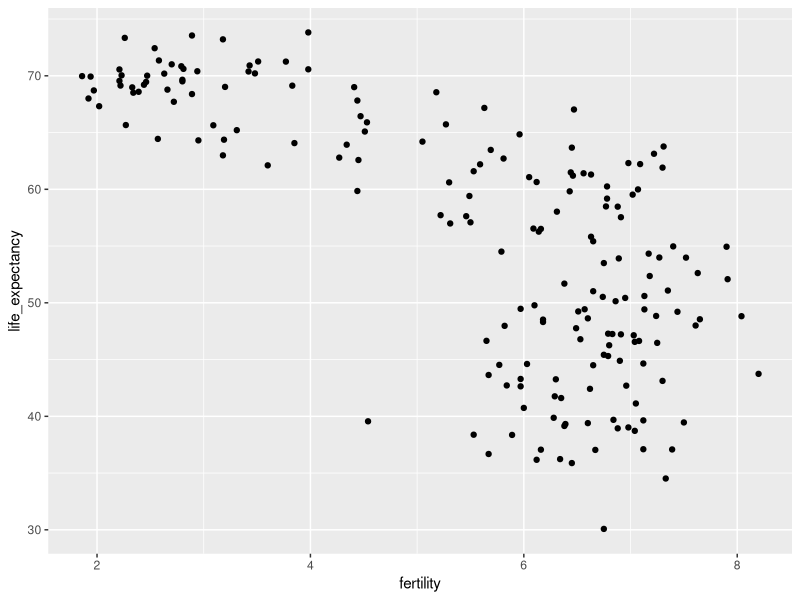
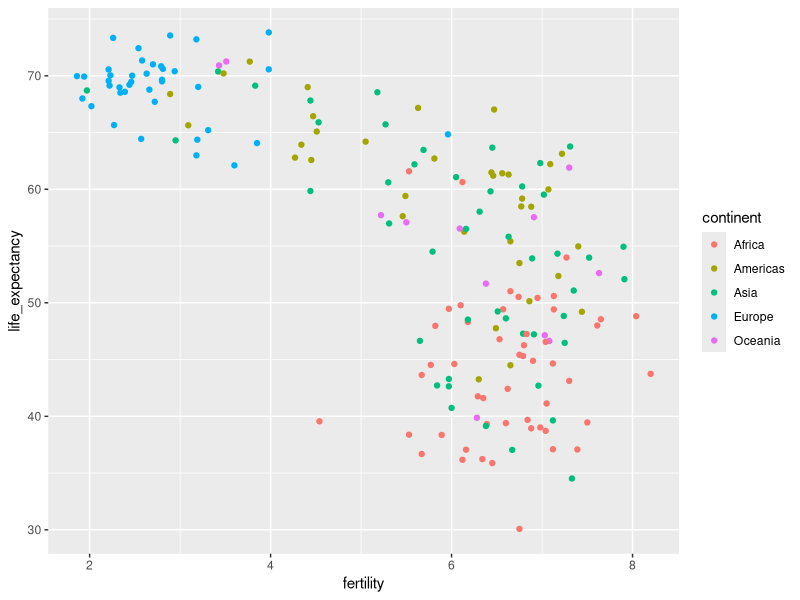
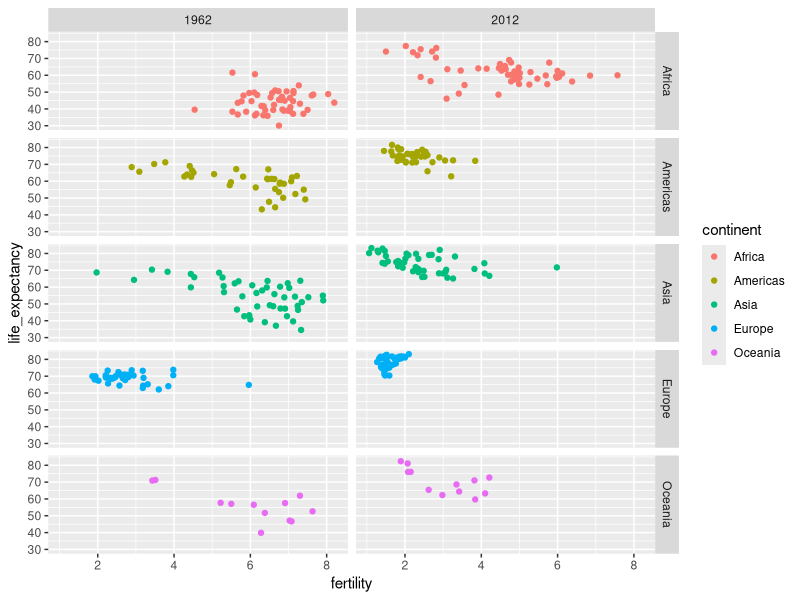
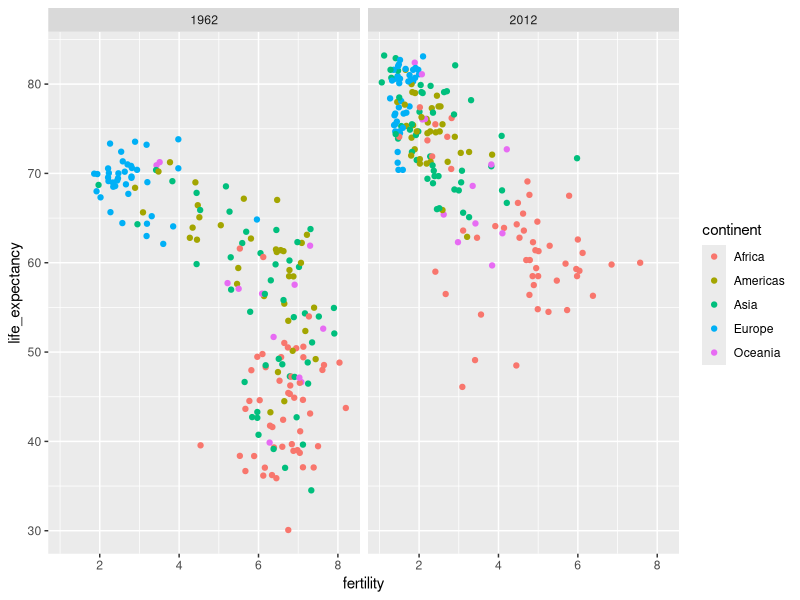
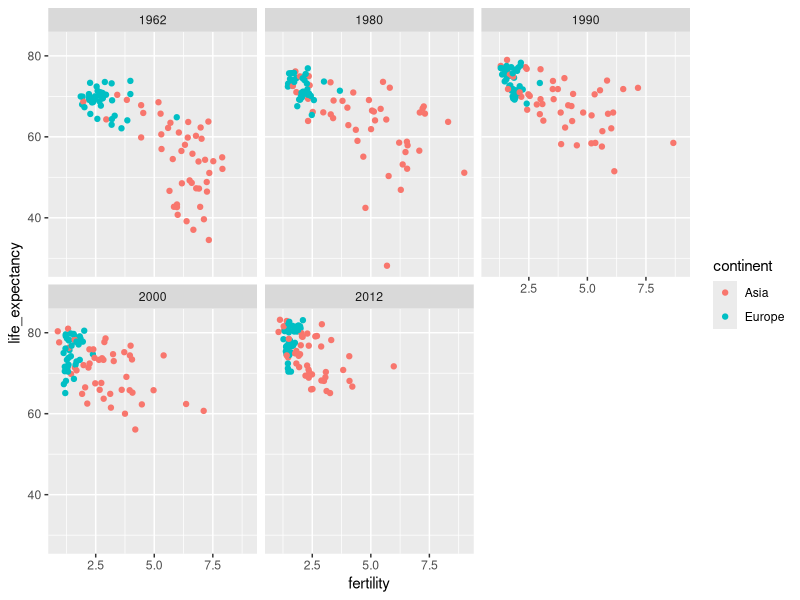
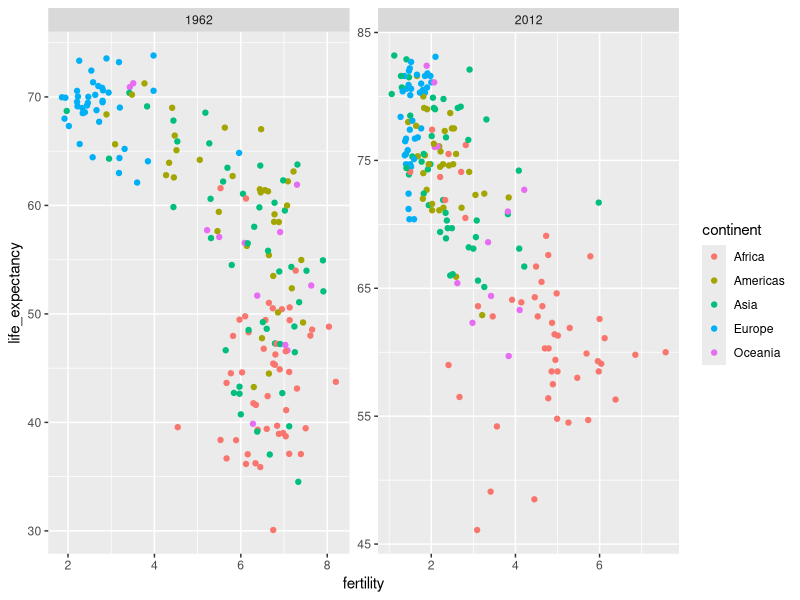
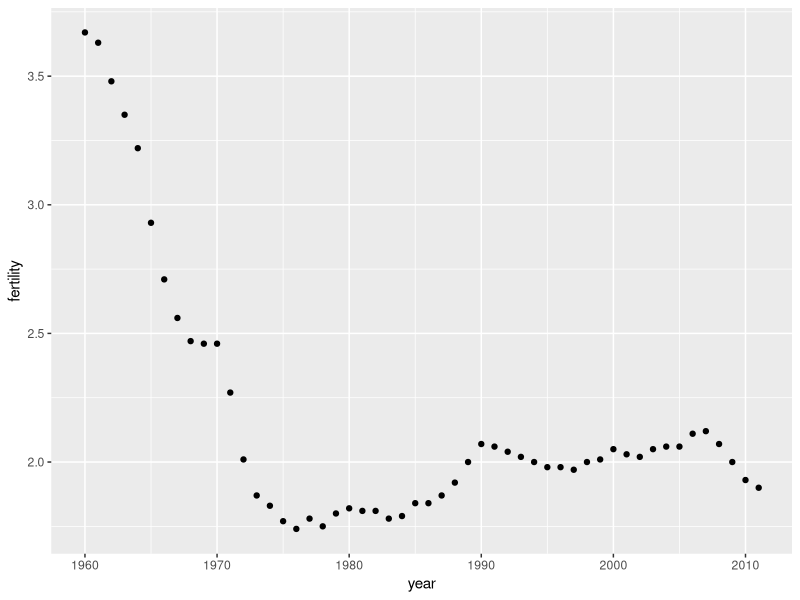
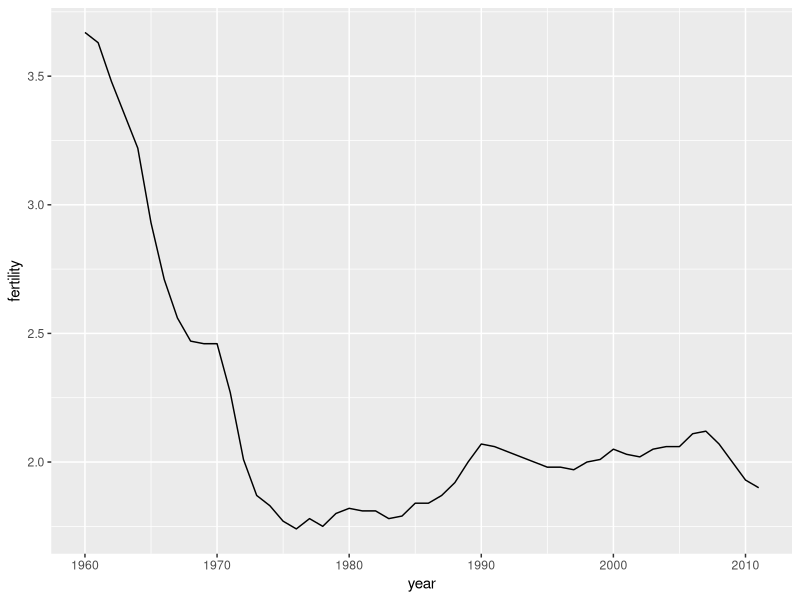

Write R code to recreate these figures, in order.
## ---- chunk 1
library(tidyverse)
library(dslabs)
data("gapminder")
gapminder %>% as_tibble()
## ---- chunk 2
gapminder %>%
  filter(year==2015&country %in% c("Sri Lanka","Turkey")) %>% select(country, infant_mortality)
## ---- chunk 3
#> New names:
#> * country -> country...1
#> * infant_mortality -> infant_mortality...2
#> * country -> country...3
#> * infant_mortality -> infant_mortality...4

gapminder %>% filter(year==2015,country%in%c("Sri Lanka","Poland","Malaysia","Pakistan","Thailand","Turkey","South Korea","Russia","Vietnam","South Africa")) %>% select(country,infant_mortality)
## ---- chunk 4
filter(gapminder,year==1962) %>% ggplot(aes(fertility,life_expectancy)) + geom_point()
## ---- chunk 5
filter(gapminder, year == 1962) %>%
  ggplot( aes(fertility, life_expectancy, color = continent)) +
  geom_point() 
## ---- chunk 6
filter(gapminder, year%in%c(1962,2012)) %>% 
  ggplot(aes(fertility,life_expectancy,col=continent)) + geom_point() + facet_grid(continent~year)
## ---- chunk 7
filter(gapminder, year%in%c(1962, 2012)) %>%
  ggplot(aes(fertility, life_expectancy, col = continent)) +
  geom_point() +
  facet_grid(. ~ year)
## ---- chunk 8
years <- c(1962,1980,1990,2000,2012)
continents <- c("Europe","Asia")
gapminder %>%
  filter(year %in% years & continent %in% continents) %>% ggplot(aes(fertility,life_expectancy,col=continent)) + geom_point() + facet_wrap(~year)
## ---- chunk 9
filter(gapminder, year%in%c(1962, 2012)) %>%
  ggplot(aes(fertility, life_expectancy, col = continent)) +
  geom_point() +
  facet_wrap(. ~ year, scales = "free")

## ---- chunk 10
gapminder %>% 
  filter(country == "United States") %>% na.omit() %>%
  ggplot(aes(year, fertility)) +
  geom_point()
## ---- chunk 11
gapminder %>% 
  filter(country == "United States") %>% na.omit() %>%
  ggplot(aes(year, fertility)) +
  geom_line()

## ---- chunk 12
countries <- c("South Korea","Germany")

gapminder %>% filter(country %in% countries) %>% ggplot(aes(year,fertility)) +
  geom_line()
## ---- chunk 13
gapminder %>% filter(country %in% countries & !is.na(fertility)) %>% 
  ggplot(aes(year, fertility, group = country)) +
  geom_line()
## ---- chunk 14
gapminder %>% filter(country %in% countries & !is.na(fertility)) %>% 
  ggplot(aes(year,fertility, col = country)) +
  geom_line()
## ---- chunk 15
labels <- data.frame(country = countries, x = c(1975,1965), y = c(60,72))

gapminder %>% 
  filter(country %in% countries) %>% 
  ggplot(aes(year, life_expectancy, col = country)) +
  geom_line() +
  geom_text(data = labels, aes(x, y, label = country), size = 5) +
  theme(legend.position = "none")
## ---- chunk 16
gapminder <- gapminder %>% mutate(dollars_per_day = gdp/population/365)
## ---- chunk 17
past_year <- 1970
gapminder %>% 
  filter(year == past_year & !is.na(gdp)) %>%
  ggplot(aes(dollars_per_day)) + 
  geom_histogram(binwidth = 1, color = "black")
## ---- chunk 18
gapminder %>% 
  filter(year == past_year & !is.na(gdp)) %>%
  ggplot(aes(log2(dollars_per_day))) + 
  geom_histogram(binwidth = 1, color = "black")
## ---- chunk 19
filter(gapminder, year == past_year) %>%
  summarize(min = min(population), max = max(population))
## ---- chunk 20
gapminder %>% 
  filter(year == past_year) %>%
  ggplot(aes(log10(population))) +
  geom_histogram(binwidth = 0.5, color = "black")

## ---- chunk 21
gapminder %>% 
  filter(year == past_year & !is.na(gdp)) %>%
  ggplot(aes(dollars_per_day)) + 
  geom_histogram(binwidth = 1, color = "black") +
  scale_x_continuous(trans = "log2")

## ---- chunk 22
gapminder %>% 
  filter(year == past_year & !is.na(gdp)) %>%
  mutate(region = reorder(region, dollars_per_day, FUN = median)) %>%
  ggplot(aes(dollars_per_day, region)) +
  geom_point() +
  scale_x_continuous(trans = "log2")  

## ---- chunk 23
gapminder <- gapminder %>% 
  mutate(group = case_when(
    region %in% c("Western Europe", "Northern Europe","Southern Europe", 
                    "Northern America", 
                  "Australia and New Zealand") ~ "West",
    region %in% c("Eastern Asia", "South-Eastern Asia") ~ "East Asia",
    region %in% c("Caribbean", "Central America", 
                  "South America") ~ "Latin America",
    continent == "Africa" & 
      region != "Northern Africa" ~ "Sub-Saharan",
    TRUE ~ "Others"))
## ---- chunk 24
gapminder <- gapminder %>% 
  mutate(group = factor(group, levels = c("Others", "Latin America", 
                                          "East Asia", "Sub-Saharan",
                                          "West")))
## ---- chunk 25
p <- gapminder %>% 
  filter(year == past_year & !is.na(gdp)) %>%
  ggplot(aes(group, dollars_per_day)) +
  geom_boxplot() +
  scale_y_continuous(trans = "log2") +
  xlab("") +
  theme(axis.text.x = element_text(angle = 90, hjust = 1)) 
p
## ---- chunk 26
p + geom_point(alpha = 0.5)


## ---- chunk 27
library(ggridges)
p <- gapminder %>% 
  filter(year == past_year & !is.na(dollars_per_day)) %>%
  ggplot(aes(dollars_per_day, group)) + 
  scale_x_continuous(trans = "log2") 
p  + geom_density_ridges() 


## ---- chunk 28
p + geom_density_ridges(jittered_points = TRUE)

## ---- chunk 29
p + geom_density_ridges(jittered_points = TRUE, 
                        position = position_points_jitter(height = 0),
                        point_shape = '|', point_size = 3, 
                        point_alpha = 1, alpha = 0.7)
## ---- chunk 30
past_year <- 1970
present_year <- 2010
years <- c(past_year, present_year)
gapminder %>% 
  filter(year %in% years & !is.na(gdp)) %>%
  mutate(west = ifelse(group == "West", "West", "Developing")) %>%
  ggplot(aes(dollars_per_day)) +
  geom_histogram(binwidth = 1, color = "black") +
  scale_x_continuous(trans = "log2") + 
  facet_grid(year ~ west)
## ---- chunk 31
country_list_1 <- gapminder %>% 
  filter(year == past_year & !is.na(dollars_per_day)) %>% 
  pull(country)

country_list_2 <- gapminder %>% 
  filter(year == present_year & !is.na(dollars_per_day)) %>% 
  pull(country)
      
country_list <- intersect(country_list_1, country_list_2)
## ---- chunk 32
gapminder %>% 
  filter(year %in% years & country %in% country_list) %>%
  ggplot(aes(group, dollars_per_day)) +
  geom_boxplot() +
  theme(axis.text.x = element_text(angle = 90, hjust = 1)) +
  scale_y_continuous(trans = "log2") +
  xlab("") +
  facet_grid(. ~ year)

## ---- chunk 33
gapminder %>% 
  filter(year %in% years & country %in% country_list) %>%
  mutate(year = factor(year)) %>%
  ggplot(aes(group, dollars_per_day, fill = year)) +
  geom_boxplot() +
  theme(axis.text.x = element_text(angle = 90, hjust = 1)) +
  scale_y_continuous(trans = "log2") +
  xlab("") 

## ---- chunk 34
gapminder %>% 
  filter(year %in% years & country %in% country_list) %>%
  ggplot(aes(dollars_per_day)) +
  geom_density(fill = "grey") + 
  scale_x_continuous(trans = "log2") + 
  facet_grid(. ~ year)

## ---- chunk 35
#> `summarise()` ungrouping output (override with `.groups` argument)

tibble(Developing=87, West=21)
## ---- chunk 36
gapminder %>% 
  filter(year %in% years & country %in% country_list) %>%
  mutate(group = ifelse(group == "West", "West", "Developing")) %>%
  ggplot(aes(dollars_per_day, fill = group)) +
  scale_x_continuous(trans = "log2") +
  geom_density(alpha = 0.2) + 
  facet_grid(year ~ .)

## ---- chunk 37
aes(x = dollars_per_day, y = ..count..)


## ---- chunk 38
p <- gapminder %>% 
  filter(year %in% years & country %in% country_list) %>%
  mutate(group = ifelse(group == "West", "West", "Developing")) %>%
  ggplot(aes(dollars_per_day, y = ..count.., fill = group)) +
  scale_x_continuous(trans = "log2", limit = c(0.125, 300))

p + geom_density(alpha = 0.2) + 
  facet_grid(year ~ .)

## ---- chunk 39
p + geom_density(alpha = 0.2, bw = 0.75) + facet_grid(year ~ .)

## ---- chunk 40
gapminder %>% 
  filter(year %in% years & !is.na(dollars_per_day)) %>%
  ggplot(aes(dollars_per_day, group)) + 
  scale_x_continuous(trans = "log2") + 
  geom_density_ridges(adjust = 1.5) +
  facet_grid(. ~ year)

## ---- chunk 41
gapminder %>% 
    filter(year %in% years & country %in% country_list) %>%
  group_by(year) %>%
  mutate(weight = population/sum(population)*2) %>%
  ungroup() %>%
  ggplot(aes(dollars_per_day, fill = group)) +
  scale_x_continuous(trans = "log2", limit = c(0.125, 300)) + 
  geom_density(alpha = 0.2, bw = 0.75, position = "stack") + 
  facet_grid(year ~ .) 
## ---- chunk 42
#> `summarise()` ungrouping output (override with `.groups` argument)
